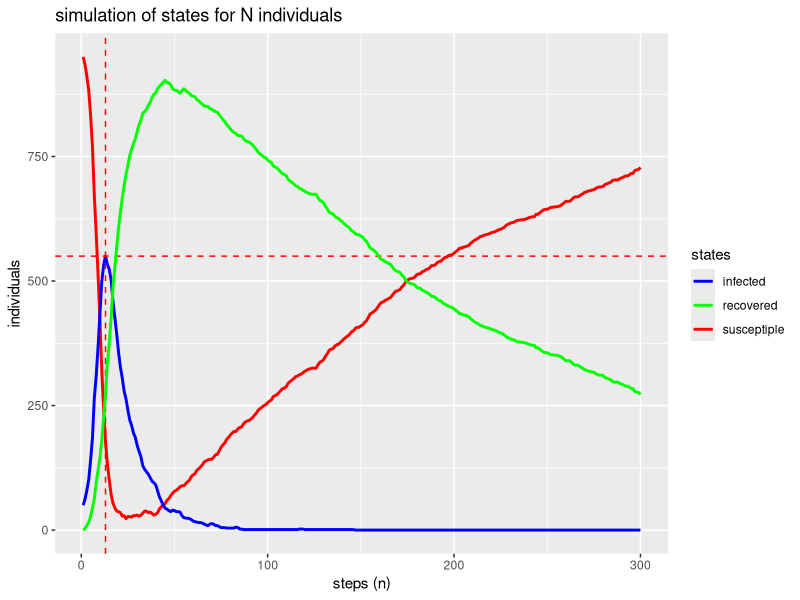

Source code (R):
library(ggplot2)
library(tidyr)
library(Hmisc)


N <- 1000
sim <- 1000
n <- 300

gamma <- 0.1
alpha <- 0.005

Y_0 <- c(950, 50, 0)
Y <- matrix(rep(0,3*n), nrow = n, ncol = 3)
Y[1,] <- Y_0

I_max = rep(0,sim)
I_max_time = rep(0,sim)


for (j in 0:sim) {
  
  for (i in 2:n) {
    
    beta <- 0.5 * Y[i-1,2] / N
    
    RS <- sum(rbinom(Y[i-1,3], 1, alpha))
    SI <- sum(rbinom(Y[i-1,1], 1, beta))
    IR <- sum(rbinom(Y[i-1,2], 1, gamma))
    
    Y[i,] <- c(Y[i-1,1] + RS - SI, Y[i-1,2] + SI - IR, Y[i-1,3] + IR - RS)
  }
  
  I_max[j] = max(Y[,2])
  I_max_time[j] = which(Y[,2] == max(Y[,2]))
  
}

{
  data <- data.frame(Y[,1], Y[,2], Y[,3])
  colors <- c('susceptiple' = 'red', 'infected' = 'blue', 'recovered' = 'green')
  
  ggplot(data, aes(x = 1:n)) + 
    geom_line(aes(y = Y[,1], color = 'susceptiple'), size = 1) +
    geom_line(aes(y = Y[,2], color = 'infected'), size = 1) +
    
    geom_hline(yintercept = I_max[sim], linetype = 'dashed', color = 'red') + 
    geom_vline(xintercept = I_max_time[sim], linetype = 'dashed', color = 'red') + 
    
    geom_line(aes(y = Y[,3], color = 'recovered'), size = 1) +
    labs(title = 'simulation of states for N individuals', color = 'states') +
    xlab('steps (n)') + 
    ylab('individuals') +
    scale_color_manual(values = colors)
  
}


error = qnorm(.975) * sqrt(var(I_max))/sqrt(N)
mean(I_max) - error
mean(I_max) + error


error = qnorm(.975) * sqrt(var(I_max_time))/sqrt(N)
mean(I_max_time) - error
mean(I_max_time) + error
